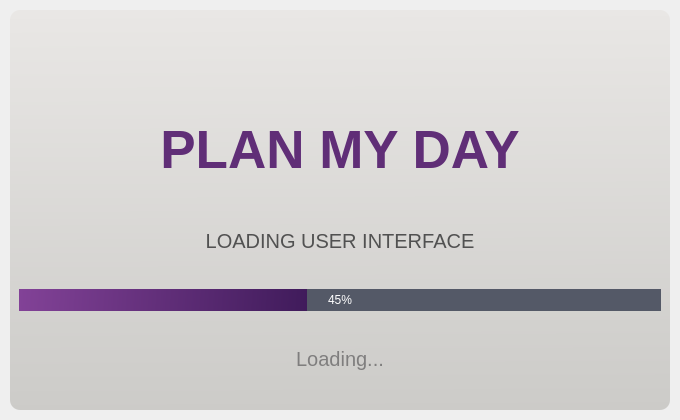
<?xml version="1.0" encoding="UTF-8"?>
<ui version="4.0">
 <class>MainWindow</class>
 <widget class="QMainWindow" name="MainWindow">
  <property name="geometry">
   <rect>
    <x>0</x>
    <y>0</y>
    <width>680</width>
    <height>420</height>
   </rect>
  </property>
  <property name="maximumSize">
   <size>
    <width>680</width>
    <height>420</height>
   </size>
  </property>
  <property name="windowTitle">
   <string>MainWindow</string>
  </property>
  <widget class="QWidget" name="centralwidget">
   <layout class="QVBoxLayout" name="verticalLayout">
    <property name="spacing">
     <number>0</number>
    </property>
    <property name="leftMargin">
     <number>10</number>
    </property>
    <property name="topMargin">
     <number>10</number>
    </property>
    <property name="rightMargin">
     <number>10</number>
    </property>
    <property name="bottomMargin">
     <number>10</number>
    </property>
    <item>
     <widget class="QFrame" name="frame">
      <property name="styleSheet">
       <string notr="true">QFrame {
	background-color: qlineargradient(spread:pad, x1:0.52451, y1:1, x2:0.514706, y2:0, stop:0 rgba(204, 203, 200, 255), stop:1 rgba(233, 231, 229, 255));
	border-radius: 10px;
}</string>
      </property>
      <property name="frameShape">
       <enum>QFrame::StyledPanel</enum>
      </property>
      <property name="frameShadow">
       <enum>QFrame::Raised</enum>
      </property>
      <layout class="QVBoxLayout" name="verticalLayout_2">
       <item>
        <widget class="QLabel" name="label_4">
         <property name="styleSheet">
          <string notr="true">background-color:none;</string>
         </property>
         <property name="text">
          <string/>
         </property>
         <property name="pixmap">
          <pixmap>../Downloads/Default_Create_a_highly_effective_logo_for_your_new_app_Plan_M_2_c9942465-b280-4e47-acd4-e79e7a925d3e_0 2.png</pixmap>
         </property>
         <property name="alignment">
          <set>Qt::AlignCenter</set>
         </property>
        </widget>
       </item>
       <item>
        <widget class="QLabel" name="label">
         <property name="font">
          <font>
           <pointsize>40</pointsize>
          </font>
         </property>
         <property name="styleSheet">
          <string notr="true">QLabel {
	background-color: none;
	color: rgb(96, 46, 119)
}</string>
         </property>
         <property name="text">
          <string>&lt;strong&gt; PLAN MY DAY&lt;/strong&gt;</string>
         </property>
         <property name="alignment">
          <set>Qt::AlignCenter</set>
         </property>
        </widget>
       </item>
       <item>
        <widget class="QLabel" name="label_2">
         <property name="font">
          <font>
           <pointsize>15</pointsize>
          </font>
         </property>
         <property name="styleSheet">
          <string notr="true">QLabel {
	background-color: none;
	color: rgb(81, 81, 81);
}</string>
         </property>
         <property name="text">
          <string>&lt;html&gt;&lt;head/&gt;&lt;body&gt;&lt;p&gt;LOADING USER INTERFACE&lt;/p&gt;&lt;/body&gt;&lt;/html&gt;</string>
         </property>
         <property name="alignment">
          <set>Qt::AlignCenter</set>
         </property>
        </widget>
       </item>
       <item>
        <widget class="QProgressBar" name="progressBar">
         <property name="styleSheet">
          <string notr="true">QProgressBar {
	background-color: rgb(84, 89, 103);
	color: rgb(255, 255, 255);
	border-style: none;
	border-radius: 15px;
	text-align: center;

}

QProgressBar::chunk{
	border-radius: 15px;
	background-color: qlineargradient(spread:pad, x1:0, y1:0.534091, x2:1, y2:0.539773, stop:0 rgba(130, 66, 151, 255), stop:1 rgba(64, 27, 91, 255));
}</string>
         </property>
         <property name="value">
          <number>45</number>
         </property>
         <property name="alignment">
          <set>Qt::AlignCenter</set>
         </property>
         <property name="orientation">
          <enum>Qt::Horizontal</enum>
         </property>
        </widget>
       </item>
       <item>
        <widget class="QLabel" name="label_3">
         <property name="font">
          <font>
           <pointsize>15</pointsize>
          </font>
         </property>
         <property name="styleSheet">
          <string notr="true">QLabel {
	background-color: none;
	color: rgb(127, 126, 126);
}</string>
         </property>
         <property name="text">
          <string>&lt;html&gt;&lt;head/&gt;&lt;body&gt;&lt;p&gt;Loading...&lt;/p&gt;&lt;/body&gt;&lt;/html&gt;</string>
         </property>
         <property name="alignment">
          <set>Qt::AlignCenter</set>
         </property>
        </widget>
       </item>
      </layout>
     </widget>
    </item>
   </layout>
  </widget>
 </widget>
 <resources/>
 <connections/>
</ui>
